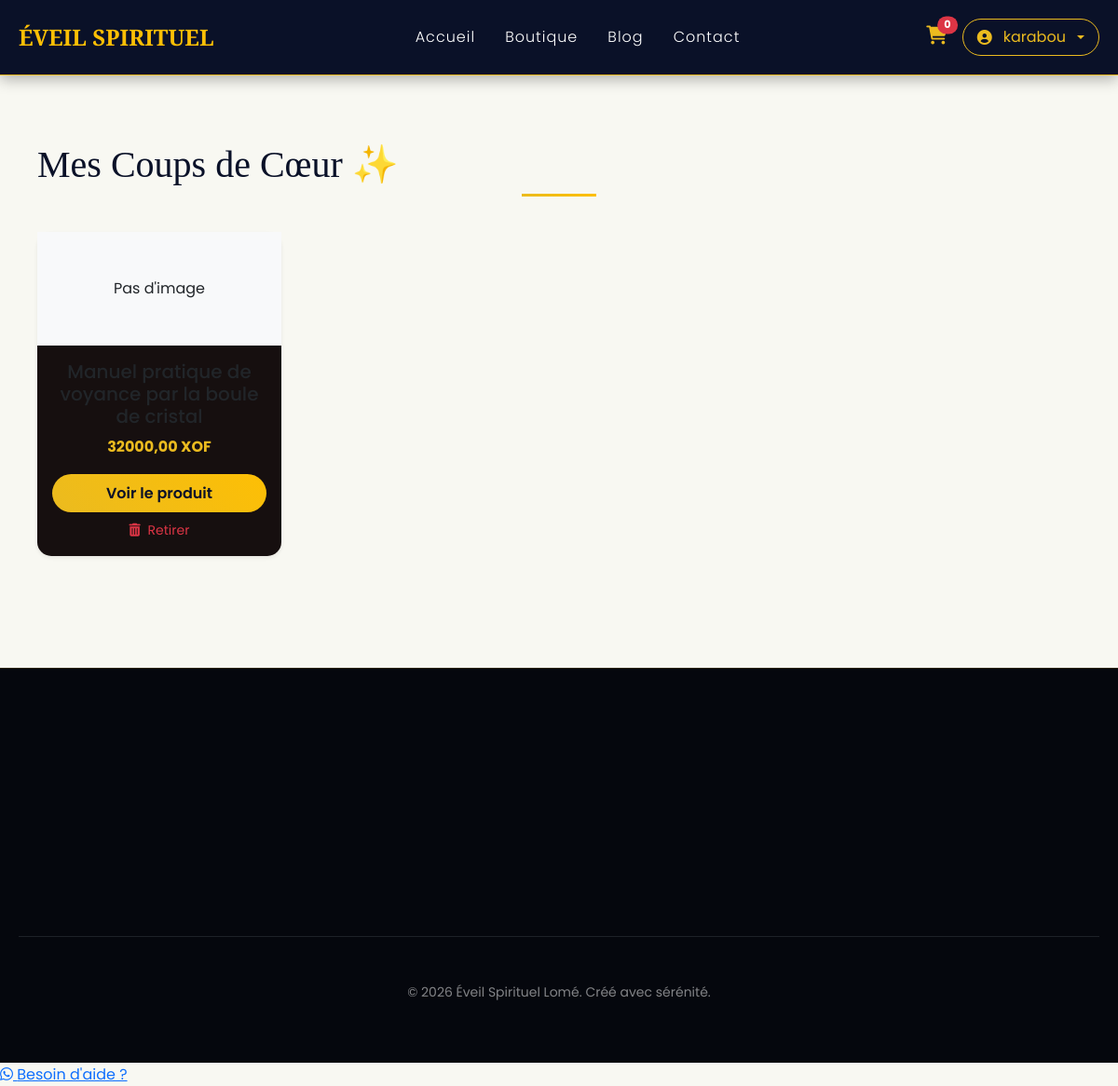
The page /products/ma-wishlist/ (signed in) on the database its author committed.
### apps/products/models.py (models this page shows, shortened)
class Wishlist(models.Model):
    user = models.ForeignKey(User, on_delete=models.CASCADE, related_name='wishlist')
    product = models.ForeignKey(Product, on_delete=models.CASCADE)
    added_at = models.DateTimeField(auto_now_add=True)
    class Meta:
        unique_together = ('user', 'product')

class Product(models.Model):
    category = models.ForeignKey(Category, related_name='products', on_delete=models.SET_NULL, null=True, blank=True)
    name = models.CharField("Nom", max_length=255)
    slug = models.SlugField("Slug", max_length=255, unique=True, blank=True)
    short_description = models.CharField("Courte description", max_length=255, blank=True)
    description = models.TextField("Description", blank=True)
    price = models.DecimalField("Prix", max_digits=10, decimal_places=2, default=Decimal('0.00'))
    compare_price = models.DecimalField("Prix barré", max_digits=10, decimal_places=2, null=True, blank=True)
    is_active = models.BooleanField("Publié / Disponible", default=True)
    stock = models.IntegerField("Stock", default=0)
    featured = models.BooleanField("Mis en avant", default=False)
    created_at = models.DateTimeField(auto_now_add=True)
    updated_at = models.DateTimeField(auto_now=True)
    class Meta:
        verbose_name = "Produit"
        verbose_name_plural = "Produits"
        ordering = ['-featured', '-created_at']
    def get_absolute_url(self):
        return reverse('products:detail', args=[self.id])

### apps/products/views.py (the view)
# urls.py: path('ma-wishlist/', views.wishlist_detail, name='wishlist'),
@login_required
def wishlist_detail(request):
    items = Wishlist.objects.filter(user=request.user).select_related('product')
    return render(request, 'products/wishlist.html', {'items': items})

### apps/core/context_processors.py (called while the page is built)
def global_data(request):
    site_settings = SiteSettings.get_solo() if SiteSettings.objects.exists() else None
    banners = Banner.objects.filter(is_active=True).order_by('order')[:5]
    social_links = SocialLink.objects.all()
    return {
        "site_settings": site_settings,
        "banners": banners,
        "social_links": social_links,
    }

### apps/core/models.py (called while the page is built)
    @classmethod
    def get_solo(cls):
        return cls.objects.first()

### templates/products/wishlist.html
{% extends 'base.html' %}
{% block content %}
<div class="container py-5">
    <h2 class="section-title text-start mb-5">Mes Coups de Cœur ✨</h2>
    <div class="row g-4">
        {% for item in items %}
        <div class="col-md-4 col-lg-3">
            <div class="card h-100 border-0 shadow-sm">
                {% if item.product.image %}
                    <img src="{{ item.product.image.url }}" class="card-img-top" alt="{{ item.product.name }}">
                {% else %}
                    <div class="bg-light text-center py-5">Pas d'image</div>
                {% endif %}
                <div class="card-body text-center">
                    <h5 class="card-title">{{ item.product.name }}</h5>
                    <p class="text-gold fw-bold">{{ item.product.price }} XOF</p>
                    <div class="d-grid gap-2">
                        <a href="{{ item.product.get_absolute_url }}" class="btn-gold">Voir le produit</a>
                        <a href="{% url 'products:toggle_wishlist' item.product.id %}" class="text-danger small text-decoration-none">
                            <i class="fas fa-trash-alt me-1"></i> Retirer
                        </a>
                    </div>
                </div>
            </div>
        </div>
        {% empty %}
        <div class="col-12 text-center py-5">
            <p class="text-muted">Votre liste est vide pour le moment.</p>
            <a href="{% url 'products:list' %}" class="btn-gold-outline">Explorer la boutique</a>
        </div>
        {% endfor %}
    </div>
</div>
{% endblock %}

### templates/includes/navbar.html (shortened to what this page needs)
<nav class="navbar navbar-expand-lg sticky-top" style="background-color: var(--bleu-nuit); border-bottom: 1px solid var(--or-sombre);">
    <div class="container">
        <a class="navbar-brand d-flex align-items-center" href="{% url 'core:home' %}">
            <span style="color: var(--or-clair); font-family: 'Playfair Display', serif; font-weight: bold; font-size: 1.5rem;">ÉVEIL SPIRITUEL</span>
        </a>
        <div class="collapse navbar-collapse" id="navbarNav">
            <ul class="navbar-nav mx-auto">
                <li class="nav-item"><a class="nav-link text-white px-3" href="{% url 'core:home' %}">Accueil</a></li>
                <li class="nav-item"><a class="nav-link text-white px-3" href="{% url 'products:list' %}">Boutique</a></li>
                <li class="nav-item"><a class="nav-link text-white px-3" href="{% url 'blog:list' %}">Blog</a></li>
                <li class="nav-item"><a class="nav-link text-white px-3" href="{% url 'core:contact' %}">Contact</a></li>
            </ul>
            <div class="d-flex align-items-center gap-3">
                <a href="{% url 'orders:cart_detail' %}" class="position-relative text-gold">
                    <i class="fas fa-shopping-cart fs-5"></i>
                    <span class="position-absolute top-0 start-100 translate-middle badge rounded-pill bg-danger" style="font-size: 0.7rem;">
                        {{ cart_items|length|default:"0" }}
                    </span>
                </a>
                {% if user.is_authenticated %}
                    <div class="dropdown">
                        <a class="btn-gold-outline btn-sm dropdown-toggle d-flex align-items-center gap-2" href="#" role="button" data-bs-toggle="dropdown">
                            {% if user.profile.avatar %}
                                <img src="{{ user.profile.avatar.url }}" alt="Photo" class="rounded-circle border border-gold" style="width: 24px; height: 24px; object-fit: cover;">
                            {% else %}
                                <i class="fas fa-user-circle me-1"></i>
                            {% endif %}
                            {{ user.username }}
                        </a>
                    </div>
                {% else %}
                    <a href="{% url 'accounts:login' %}" class="text-white-50 small text-decoration-none">Connexion</a>
                    <a href="{% url 'accounts:register' %}" class="btn-gold btn-sm">S'inscrire</a>
                {% endif %}
            </div>
        </div>
    </div>
</nav>

### static/css/main_v2.css (style rules this page uses)
:root { --primary-color: #050405ff; --accent-color: #faf7fbff; --bleu-nuit: #0a1128; --or-clair: rgba(253, 191, 5, 1); --or-sombre: #ebbb1fff; --text-dark: #352f36; --text-white: rgba(16, 9, 9, 1); --bg-light: #160f0fff; --bg-soft: hsla(60, 30%, 96%, 1.00); --transition: all 0.4s cubic-bezier(0.165, 0.84, 0.44, 1); }
* { margin: 0; padding: 0; box-sizing: border-box; }
body { font-family: 'Poppins', sans-serif; line-height: 1.6; color: var(--text-dark); background-color: var(--bg-soft); }
h1, h2, h3 { font-family: 'Playfair Display', serif; margin-bottom: 1rem; }
.container { max-width: 1200px; margin: 0 auto; padding: 0 20px; }
.navbar { padding: 1rem 0; box-shadow: 0 4px 15px rgba(0,0,0,0.3); background-color: var(--bleu-nuit) !important; }
.nav-link { font-weight: 300; letter-spacing: 1px; transition: var(--transition); }
.btn-gold { background: linear-gradient(45deg, var(--or-sombre), var(--or-clair)); color: var(--bleu-nuit) !important; border: none; padding: 8px 20px; border-radius: 50px; font-weight: 600; text-decoration: none; transition: var(--transition); }
.btn-gold-outline { border: 1px solid var(--or-sombre); color: var(--or-sombre) !important; padding: 6px 15px; border-radius: 50px; text-decoration: none; transition: var(--transition); }
.text-gold { color: var(--or-sombre); }
.section-title { font-size: 2.5rem; color: var(--bleu-nuit); text-align: center; margin-bottom: 3rem; position: relative; }
.section-title::after { content: ''; width: 80px; height: 3px; background: linear-gradient(to right, var(--or-sombre), var(--or-clair)); position: absolute; bottom: -10px; left: 50%; transform: translateX(-50%); }
.card { background-color: var(--bg-light); border: none; border-radius: 15px; box-shadow: 0 5px 20px rgba(0,0,0,0.05); transition: var(--transition); }
.fade-in { opacity: 0; animation: fadeInPage 1s ease-out forwards; }

### rows shown on the page
Wishlist: shows "Pas d'image", product.name "Manuel pratique de voyance par la boule de cristal", product.price "32000,00"

### other values the page prints
{{ cart_items|length|default:"0" }} "0"
{{ user.username }} "karabou"
